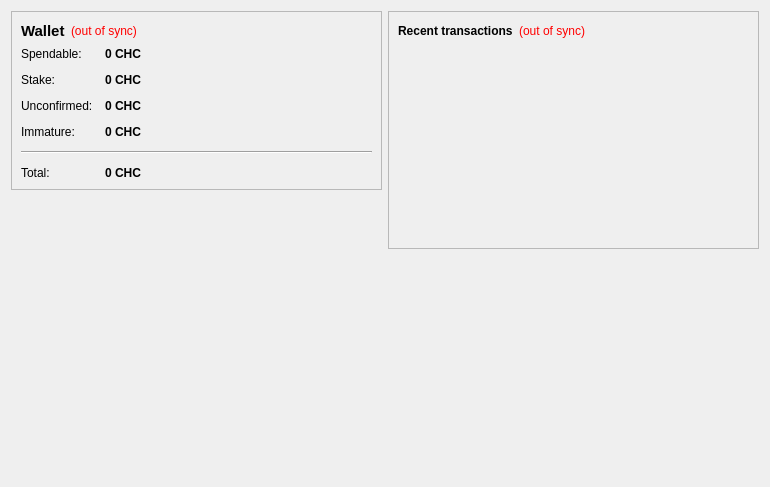
<?xml version="1.0" encoding="UTF-8"?>
<ui version="4.0">
 <class>OverviewPage</class>
 <widget class="QWidget" name="OverviewPage">
  <property name="geometry">
   <rect>
    <x>0</x>
    <y>0</y>
    <width>770</width>
    <height>487</height>
   </rect>
  </property>
  <property name="windowTitle">
   <string>Form</string>
  </property>
  <layout class="QHBoxLayout" name="horizontalLayout" stretch="1,1">
   <item>
    <layout class="QVBoxLayout" name="verticalLayout_2">
     <item>
      <widget class="QFrame" name="frame">
       <property name="frameShape">
        <enum>QFrame::StyledPanel</enum>
       </property>
       <property name="frameShadow">
        <enum>QFrame::Raised</enum>
       </property>
       <layout class="QVBoxLayout" name="verticalLayout_4">
        <item>
         <layout class="QHBoxLayout" name="horizontalLayout_4">
          <item>
           <widget class="QLabel" name="label_5">
            <property name="font">
             <font>
              <pointsize>11</pointsize>
              <weight>75</weight>
              <bold>true</bold>
             </font>
            </property>
            <property name="text">
             <string>Wallet</string>
            </property>
           </widget>
          </item>
          <item>
           <widget class="QLabel" name="labelWalletStatus">
            <property name="toolTip">
             <string>The displayed information may be out of date. Your wallet automatically synchronizes with the SwissCredit network after a connection is established, but this process has not completed yet.</string>
            </property>
            <property name="styleSheet">
             <string notr="true">QLabel { color: red; }</string>
            </property>
            <property name="text">
             <string notr="true">(out of sync)</string>
            </property>
            <property name="alignment">
             <set>Qt::AlignLeading|Qt::AlignLeft|Qt::AlignVCenter</set>
            </property>
           </widget>
          </item>
          <item>
           <spacer name="horizontalSpacer_2">
            <property name="orientation">
             <enum>Qt::Horizontal</enum>
            </property>
            <property name="sizeHint" stdset="0">
             <size>
              <width>40</width>
              <height>20</height>
             </size>
            </property>
           </spacer>
          </item>
         </layout>
        </item>
        <item>
         <layout class="QFormLayout" name="formLayout_2">
          <property name="fieldGrowthPolicy">
           <enum>QFormLayout::AllNonFixedFieldsGrow</enum>
          </property>
          <property name="horizontalSpacing">
           <number>12</number>
          </property>
          <property name="verticalSpacing">
           <number>12</number>
          </property>
          <item row="0" column="0">
           <widget class="QLabel" name="label">
            <property name="text">
             <string>Spendable:</string>
            </property>
           </widget>
          </item>
          <item row="0" column="1">
           <widget class="QLabel" name="labelBalance">
            <property name="font">
             <font>
              <weight>75</weight>
              <bold>true</bold>
             </font>
            </property>
            <property name="cursor">
             <cursorShape>IBeamCursor</cursorShape>
            </property>
            <property name="toolTip">
             <string>Your current spendable balance</string>
            </property>
            <property name="text">
             <string notr="true">0 CHC</string>
            </property>
            <property name="textInteractionFlags">
             <set>Qt::LinksAccessibleByMouse|Qt::TextSelectableByKeyboard|Qt::TextSelectableByMouse</set>
            </property>
           </widget>
          </item>
          <item row="1" column="0">
           <widget class="QLabel" name="label_6">
            <property name="text">
             <string>Stake:</string>
            </property>
           </widget>
          </item>
          <item row="1" column="1">
           <widget class="QLabel" name="labelStake">
            <property name="font">
             <font>
              <weight>75</weight>
              <bold>true</bold>
             </font>
            </property>
            <property name="cursor">
             <cursorShape>IBeamCursor</cursorShape>
            </property>
            <property name="toolTip">
             <string>Total of coins that was staked, and do not yet count toward the current balance</string>
            </property>
            <property name="text">
             <string notr="true">0 CHC</string>
            </property>
            <property name="textInteractionFlags">
             <set>Qt::LinksAccessibleByMouse|Qt::TextSelectableByKeyboard|Qt::TextSelectableByMouse</set>
            </property>
           </widget>
          </item>
          <item row="2" column="0">
           <widget class="QLabel" name="label_3">
            <property name="text">
             <string>Unconfirmed:</string>
            </property>
           </widget>
          </item>
          <item row="2" column="1">
           <widget class="QLabel" name="labelUnconfirmed">
            <property name="font">
             <font>
              <weight>75</weight>
              <bold>true</bold>
             </font>
            </property>
            <property name="cursor">
             <cursorShape>IBeamCursor</cursorShape>
            </property>
            <property name="toolTip">
             <string>Total of transactions that have yet to be confirmed, and do not yet count toward the current balance</string>
            </property>
            <property name="text">
             <string notr="true">0 CHC</string>
            </property>
            <property name="textInteractionFlags">
             <set>Qt::LinksAccessibleByMouse|Qt::TextSelectableByKeyboard|Qt::TextSelectableByMouse</set>
            </property>
           </widget>
          </item>
          <item row="3" column="0">
           <widget class="QLabel" name="labelImmatureText">
            <property name="text">
             <string>Immature:</string>
            </property>
           </widget>
          </item>
          <item row="3" column="1">
           <widget class="QLabel" name="labelImmature">
            <property name="font">
             <font>
              <weight>75</weight>
              <bold>true</bold>
             </font>
            </property>
            <property name="toolTip">
             <string>Mined balance that has not yet matured</string>
            </property>
            <property name="text">
             <string notr="true">0 CHC</string>
            </property>
            <property name="textInteractionFlags">
             <set>Qt::LinksAccessibleByMouse|Qt::TextSelectableByKeyboard|Qt::TextSelectableByMouse</set>
            </property>
           </widget>
          </item>
          <item row="4" column="0" colspan="2">
           <widget class="Line" name="line">
            <property name="orientation">
             <enum>Qt::Horizontal</enum>
            </property>
           </widget>
          </item>
          <item row="5" column="0">
           <widget class="QLabel" name="labelTotalText">
            <property name="text">
             <string>Total:</string>
            </property>
           </widget>
          </item>
          <item row="5" column="1">
           <widget class="QLabel" name="labelTotal">
            <property name="font">
             <font>
              <weight>75</weight>
              <bold>true</bold>
             </font>
            </property>
            <property name="cursor">
             <cursorShape>IBeamCursor</cursorShape>
            </property>
            <property name="toolTip">
             <string>Your current total balance</string>
            </property>
            <property name="text">
             <string notr="true">0 CHC</string>
            </property>
            <property name="textInteractionFlags">
             <set>Qt::LinksAccessibleByMouse|Qt::TextSelectableByKeyboard|Qt::TextSelectableByMouse</set>
            </property>
           </widget>
          </item>
         </layout>
        </item>
       </layout>
      </widget>
     </item>
     <item>
      <spacer name="verticalSpacer">
       <property name="orientation">
        <enum>Qt::Vertical</enum>
       </property>
       <property name="sizeHint" stdset="0">
        <size>
         <width>20</width>
         <height>40</height>
        </size>
       </property>
      </spacer>
     </item>
     <item>
      <widget class="QLabel" name="label_2">
       <property name="autoFillBackground">
        <bool>true</bool>
       </property>
       <property name="text">
        <string/>
       </property>
       <property name="pixmap">
        <pixmap resource="../bitcoin.qrc">:/icons/techbg</pixmap>
       </property>
       <property name="scaledContents">
        <bool>false</bool>
       </property>
       <property name="margin">
        <number>0</number>
       </property>
      </widget>
     </item>
    </layout>
   </item>
   <item>
    <layout class="QVBoxLayout" name="verticalLayout_3">
     <item>
      <widget class="QFrame" name="frame_2">
       <property name="frameShape">
        <enum>QFrame::StyledPanel</enum>
       </property>
       <property name="frameShadow">
        <enum>QFrame::Raised</enum>
       </property>
       <layout class="QVBoxLayout" name="verticalLayout">
        <item>
         <layout class="QHBoxLayout" name="horizontalLayout_2">
          <item>
           <widget class="QLabel" name="label_4">
            <property name="text">
             <string>&lt;b&gt;Recent transactions&lt;/b&gt;</string>
            </property>
           </widget>
          </item>
          <item>
           <widget class="QLabel" name="labelTransactionsStatus">
            <property name="toolTip">
             <string>The displayed information may be out of date. Your wallet automatically synchronizes with the SwissCredit network after a connection is established, but this process has not completed yet.</string>
            </property>
            <property name="styleSheet">
             <string notr="true">QLabel { color: red; }</string>
            </property>
            <property name="text">
             <string notr="true">(out of sync)</string>
            </property>
            <property name="alignment">
             <set>Qt::AlignRight|Qt::AlignTrailing|Qt::AlignVCenter</set>
            </property>
           </widget>
          </item>
          <item>
           <spacer name="horizontalSpacer">
            <property name="orientation">
             <enum>Qt::Horizontal</enum>
            </property>
            <property name="sizeHint" stdset="0">
             <size>
              <width>40</width>
              <height>20</height>
             </size>
            </property>
           </spacer>
          </item>
         </layout>
        </item>
        <item>
         <widget class="QListView" name="listTransactions">
          <property name="styleSheet">
           <string notr="true">QListView { background: transparent; }</string>
          </property>
          <property name="frameShape">
           <enum>QFrame::NoFrame</enum>
          </property>
          <property name="verticalScrollBarPolicy">
           <enum>Qt::ScrollBarAlwaysOff</enum>
          </property>
          <property name="horizontalScrollBarPolicy">
           <enum>Qt::ScrollBarAlwaysOff</enum>
          </property>
          <property name="selectionMode">
           <enum>QAbstractItemView::NoSelection</enum>
          </property>
         </widget>
        </item>
       </layout>
      </widget>
     </item>
     <item>
      <spacer name="verticalSpacer_2">
       <property name="orientation">
        <enum>Qt::Vertical</enum>
       </property>
       <property name="sizeHint" stdset="0">
        <size>
         <width>20</width>
         <height>40</height>
        </size>
       </property>
      </spacer>
     </item>
    </layout>
   </item>
  </layout>
 </widget>
 <resources/>
 <connections/>
</ui>
